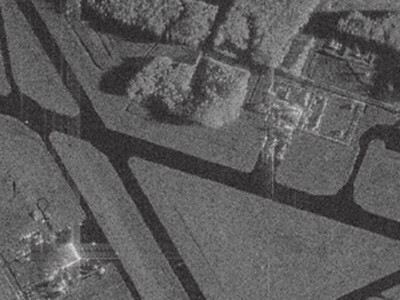
#> input picture pr4/sar_1.jpg, 400 x 300 px
$ jupyter execute pr4.ipynb
#> lines starting #> are read from the running program, lines starting #| are printed output that depends on the picture; after the words box and inside, x2 and y2 are one past the last pixel; in counts of white or black regions, pixels touching at a corner belong together
[cell 1]
import numpy as np
import cv2
import matplotlib.pyplot as plt

image = cv2.imread('sar_1.jpg')
#> image is the input picture: shape (300, 400, 3); mean B, G, R 91.8, 91.6, 92.1
image_gray = cv2.cvtColor(image, cv2.COLOR_BGR2GRAY)

plt.imshow(image_gray, cmap="gray")

# 1. Подобрать параметры алгоритма разрастания регионов, чтобы был выделен весь участок газона.

# 1.1 Функция критерия однородности

[cell 2]
import math
def homo_average(img, mask, point, T):
    av_val = img[mask > 0].sum() / np.count_nonzero(img[mask > 0])

    if abs(av_val - img[point]) <= T:
        return True

    return False

# 1.2 Функция разрастания регионов

[cell 3]
def region_growing(image, seed_point, homo_fun, r, T):
#> called with seed_point = (125, 125), r = 4, T = 22
    mask = np.zeros(image_gray.shape, np.uint8)
    mask[seed_point] = 1
    count = 1
    while count > 0:
        count = 0
        local_mask = np.zeros(image_gray.shape, np.uint8)
        for i in range(r, image.shape[0] - r):
            for j in range(r, image.shape[1] - r):
                if mask[i,j]==0 and mask[i - r:i + r, j-r: j+r].sum() > 0:
                    if homo_fun(image, mask, (i,j), T):
                        local_mask[i,j] = 1
        count = np.count_nonzero(local_mask)
        print(count)
        mask += local_mask
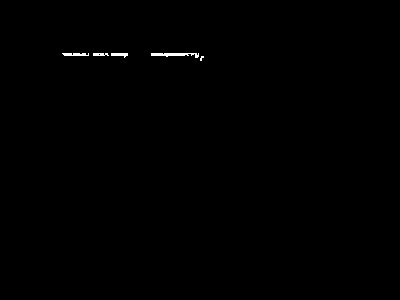
#> local_mask: shape (300, 400); values 0 (black) and 1 (white), 0.26% white; 5 white regions (1 under 20 px), largest, box (x1, y1, x2, y2) and area: (151, 53, 199, 58) 139, (62, 53, 89, 56) 70, (111, 53, 128, 58) 54, (93, 53, 109, 56) 41
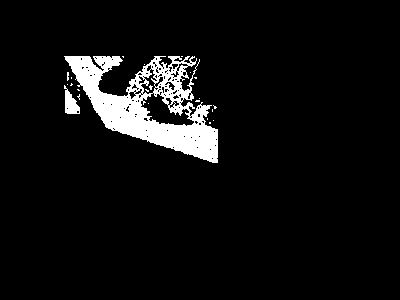
#> mask: shape (300, 400); values 0 (black) and 1 (white), 6.1% white; 23 white regions (21 under 20 px), largest, box (x1, y1, x2, y2) and area: (64, 56, 218, 163) 6967, (64, 85, 80, 114) 255
    return mask*255
